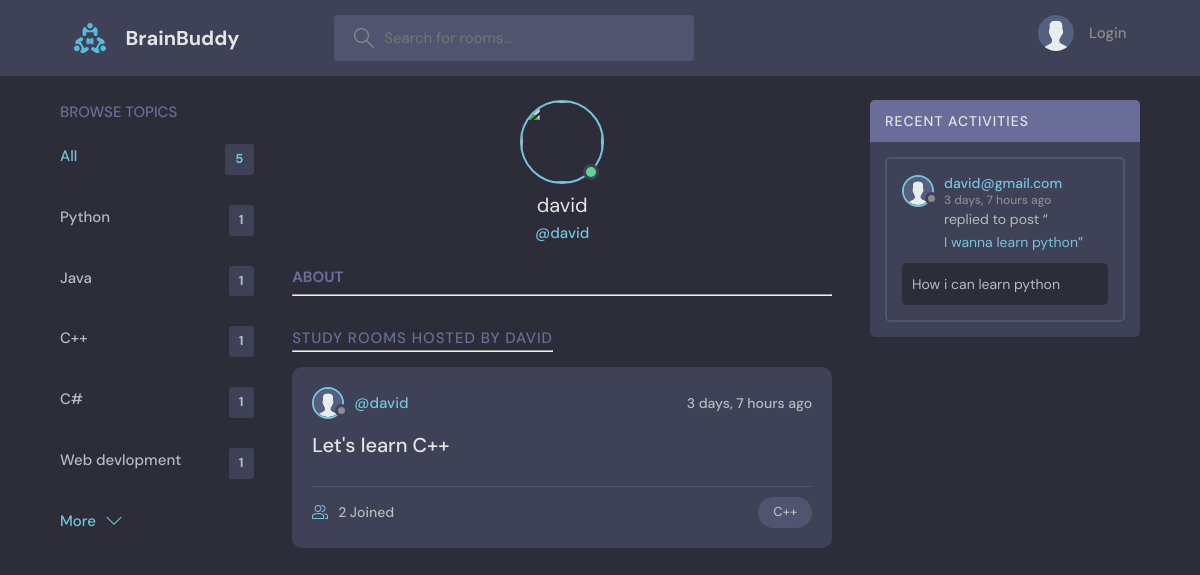
Screenshot of /profile/3/ with the database file from the repository.
### base/models.py (models this page shows, shortened)
class Topic(models.Model):
    name= models.CharField(max_length=200)

class User(AbstractUser):
    name = models.CharField(max_length=200,null=True)
    email = models.EmailField(unique=True,null=True)
    bio = models.TextField(null=True)
    avatar =models.ImageField(null=True,default="avatar.svg")
    USERNAME_FIELD = 'email'
    REQUIRED_FIELDS=[]

class Room(models.Model):
    host = models.ForeignKey(User,on_delete=models.SET_NULL,null=True)
    topic =  models.ForeignKey(Topic,on_delete=models.SET_NULL,null=True)
    name=models.CharField(max_length=200)
    description =models.TextField(null=True,blank=True)
    participants=models.ManyToManyField(User,related_name='participants',blank=True)
    updated = models.DateTimeField(auto_now=True)
    created = models.DateTimeField( auto_now_add=True)
    class Meta:
        ordering = ['-updated','-created']
    def __str__(self):
        return self.name

class Message(models.Model):
    user = models.ForeignKey(User,on_delete=models.CASCADE)
    room = models.ForeignKey(Room,on_delete=models.CASCADE)
    body = models.TextField()
    updated = models.DateTimeField(auto_now=True)
    created = models.DateTimeField( auto_now_add=True)
    class Meta:
        ordering = ['-updated','-created']

### base/views.py (the view)
# urls.py: path('profile/<str:pk>/',views.userProfile,name="user-profile"),
def userProfile(request,pk):
    user=User.objects.get(id=pk)
    rooms= user.room_set.all()
    room_messages = user.message_set.all()
    topics=Topic.objects.all()
    context={'user':user,"rooms":rooms,"room_messages":room_messages,"topics":topics}
    return render(request,'base/profile.html',context)

### base/templates/base/profile.html (shortened to what this page needs)
{% extends "main.html" %}
{% block content %}
  <main class="profile-page layout layout--3">
    <div class="container">
      {% include "base/topics_component.html" %}
      <div class="roomList">
        <div class="profile">
          <div class="profile__avatar">
            <div class="avatar avatar--large active">
              <img src="{{request.user.avatar.url}}" />
            </div>
          </div>
          <div class="profile__info">
            <h3>{{user.username}}</h3>
            <p>@{{user.username}}</p>
          </div>
          <div class="profile__about">
            <h3>About</h3>
            <hr>
          </div>
        </div>
        <div class="roomList__header">
          <div>
            <h2>Study Rooms Hosted by {{user.username}}</a>
              <hr>
            </h2>
          </div>
        </div>
        {% include "base/feed_component.html" %}
      </div>
      {% include "base/activity_compoment.html" %}
    </div>
  </main>
  {% endblock content %}

### base/templates/base/topics_component.html
<div class="topics">
    <div class="topics__header">
      <h2>Browse Topics</h2>
    </div>
    <ul class="topics__list">
      <li>
        <a href="{% url 'home' %}" class="active">All <span>{{topics.count}}</span></a>
      </li>
      {% for topic in topics  %}
      <li>
        <a href="{% url 'home' %}?q={{topic.name}}">{{topic.name}} <span>{{topic.room_set.all.count}}</span></a>
      </li>
      {% endfor %}
    </ul>
    <a class="btn btn--link" href="{% url 'topics' %}">
      More
      <svg version="1.1" xmlns="http://www.w3.org/2000/svg" width="32" height="32" viewBox="0 0 32 32">
        <title>chevron-down</title>
        <path d="M16 21l-13-13h-3l16 16 16-16h-3l-13 13z"></path>
      </svg>
    </a>
  </div>

### base/templates/base/feed_component.html (shortened to what this page needs)
{% for room in rooms %}
<div class="roomListRoom">
  <div class="roomListRoom__header">
    <a href="{% url 'user-profile' room.host.id %}" class="roomListRoom__author">
      <div class="avatar avatar--small">
        <img src="{{room.host.avatar.url}}" />
      </div>
      <span>@{{room.host.username}}</span>
    </a>
    <div class="roomListRoom__actions">
      <span>{{room.created|timesince}} ago</span>
    </div>
  </div>
  <div class="roomListRoom__content">
    <a href="{% url 'room' room.id %}">{{room.name}}</a>
  </div>
  <div class="roomListRoom__meta">
    <a href="{% url 'room' room.id %}" class="roomListRoom__joined">
      {{room.participants.all.count}} Joined
    </a>
    <p class="roomListRoom__topic">{{room.topic.name}}</p>
  </div>
</div>
{% endfor %}

### base/templates/base/activity_compoment.html (shortened to what this page needs)
<div class="activities">
    <div class="activities__header">
      <h2>Recent Activities</h2>
    </div>
    {% for message in room_messages  %}
    <div class="activities__box">
      <div class="activities__boxHeader roomListRoom__header">
        <a href='{% url "user-profile" message.user.id %}' class="roomListRoom__author">
          <div class="avatar avatar--small">
            <img src="{{message.user.avatar.url}}" />
          </div>
          <p>
            {{message.user}}
            <span>{{message.created|timesince}}  ago</span>
          </p>
        </a>
      </div>
      <div class="activities__boxContent">
        <p>replied to post “<a href='{% url "room" message.room.id %}'>{{message.room}}</a>”</p>
        <div class="activities__boxRoomContent">
          {{message.body}}
        </div>
      </div>
    </div>
{% endfor %}
  </div>

### rows the page displays
Topic: name "Python", room_set.all.count "1"
Topic: name "Java", room_set.all.count "1"
Topic: name "C++", room_set.all.count "1"
Topic: name "C#", room_set.all.count "1"
Topic: name "Web devlopment", room_set.all.count "1"
User: username "david", username "DAVID"
Room: host.avatar (placeholder picture), host.username "david", created "3 days, 7 hours", name "Let's learn C++", participants.all.count "2", topic.name "C++"
Message: user.avatar (placeholder picture), user "david@gmail.com", created "3 days, 7 hours", room "I wanna learn python", body "How i can learn python"

### other values shown
{{ topics.count }} "5"
